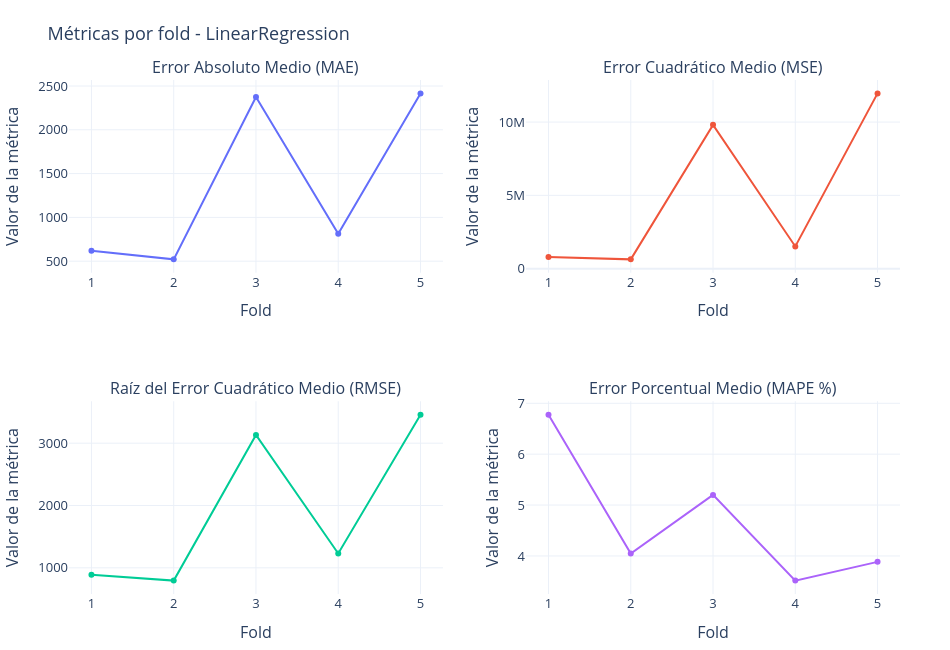
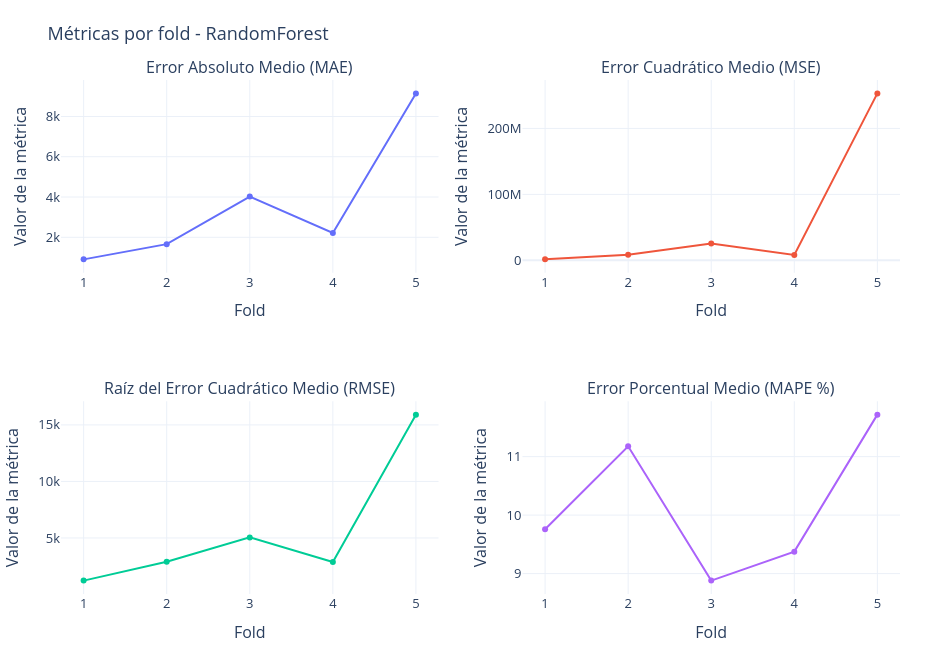
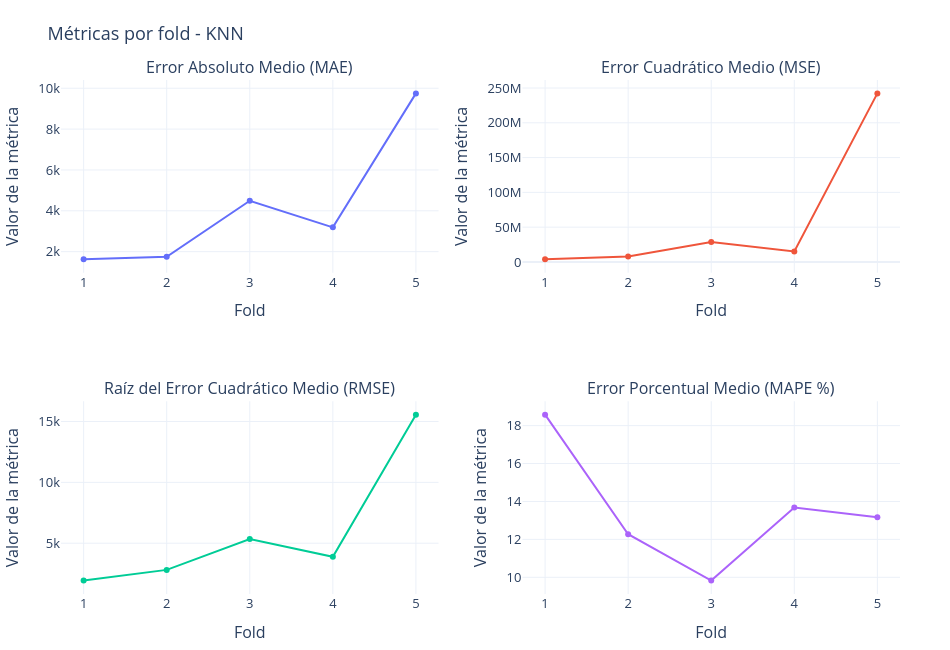

The notebook cell these images were saved under, in order:
### Code cell
# grafico de métricas por fold (por modelo)
for model_name, res in all_results.items():
    if res.empty:
        print(f"No hay resultados para {model_name}, se omite el gráfico.")
        continue

    metrics = ["val_mae", "val_mse", "val_rmse", "val_mape"]
    metric_titles = {
        "val_mae": "Error Absoluto Medio (MAE)",
        "val_mse": "Error Cuadrático Medio (MSE)",
        "val_rmse": "Raíz del Error Cuadrático Medio (RMSE)",
        "val_mape": "Error Porcentual Medio (MAPE %)"
    }

    fig = make_subplots(rows=2, cols=2, subplot_titles=[metric_titles[m] for m in metrics])

    for i, m in enumerate(metrics):
        row = i // 2 + 1
        col = i % 2 + 1
        fig.add_trace(
            go.Scatter(
                x=res["fold"],
                y=res[m],
                mode="lines+markers",
                name=m.upper(),
                line=dict(width=2),
                marker=dict(size=6)
            ),
            row=row, col=col
        )

    fig.update_layout(
        title=f"Métricas por fold - {model_name}",
        height=650,
        width=950,
        showlegend=False,
        template="plotly_white",
        font=dict(size=13),
        margin=dict(t=80, b=50, l=50, r=50)
    )

    fig.update_xaxes(title_text="Fold")
    fig.update_yaxes(title_text="Valor de la métrica")

    fig.show()

### Figure 1 — Plotly figure (JSON) as saved in the notebook; plotly's stock layout.template omitted (floating-point values rounded to 4 significant figures)
{"data": [{"line": {"width": 2}, "marker": {"size": 6}, "mode": "lines+markers", "name": "VAL_MAE", "type": "scatter", "x": [1, 2, 3, 4, 5], "xaxis": "x", "y": [620.4, 520.7, 2375.0, 812.9, 2416.0], "yaxis": "y"}, {"line": {"width": 2}, "marker": {"size": 6}, "mode": "lines+markers", "name": "VAL_MSE", "type": "scatter", "x": [1, 2, 3, 4, 5], "xaxis": "x2", "y": [790500.0, 632200.0, 9809000.0, 1514000.0, 11960000.0], "yaxis": "y2"}, {"line": {"width": 2}, "marker": {"size": 6}, "mode": "lines+markers", "name": "VAL_RMSE", "type": "scatter", "x": [1, 2, 3, 4, 5], "xaxis": "x3", "y": [889.1, 795.1, 3132.0, 1231.0, 3458.0], "yaxis": "y3"}, {"line": {"width": 2}, "marker": {"size": 6}, "mode": "lines+markers", "name": "VAL_MAPE", "type": "scatter", "x": [1, 2, 3, 4, 5], "xaxis": "x4", "y": [6.777, 4.046, 5.2, 3.515, 3.884], "yaxis": "y4"}], "layout": {"annotations": [{"font": {"size": 16}, "showarrow": false, "text": "Error Absoluto Medio (MAE)", "x": 0.225, "xanchor": "center", "xref": "paper", "y": 1, "yanchor": "bottom", "yref": "paper"}, {"font": {"size": 16}, "showarrow": false, "text": "Error Cuadrático Medio (MSE)", "x": 0.775, "xanchor": "center", "xref": "paper", "y": 1, "yanchor": "bottom", "yref": "paper"}, {"font": {"size": 16}, "showarrow": false, "text": "Raíz del Error Cuadrático Medio (RMSE)", "x": 0.225, "xanchor": "center", "xref": "paper", "y": 0.375, "yanchor": "bottom", "yref": "paper"}, {"font": {"size": 16}, "showarrow": false, "text": "Error Porcentual Medio (MAPE %)", "x": 0.775, "xanchor": "center", "xref": "paper", "y": 0.375, "yanchor": "bottom", "yref": "paper"}], "font": {"size": 13}, "height": 650, "margin": {"b": 50, "l": 50, "r": 50, "t": 80}, "showlegend": false, "title": {"text": "Métricas por fold - LinearRegression"}, "width": 950, "xaxis": {"anchor": "y", "domain": [0, 0.45], "title": {"text": "Fold"}}, "xaxis2": {"anchor": "y2", "domain": [0.55, 1], "title": {"text": "Fold"}}, "xaxis3": {"anchor": "y3", "domain": [0, 0.45], "title": {"text": "Fold"}}, "xaxis4": {"anchor": "y4", "domain": [0.55, 1], "title": {"text": "Fold"}}, "yaxis": {"anchor": "x", "domain": [0.625, 1], "title": {"text": "Valor de la métrica"}}, "yaxis2": {"anchor": "x2", "domain": [0.625, 1], "title": {"text": "Valor de la métrica"}}, "yaxis3": {"anchor": "x3", "domain": [0, 0.375], "title": {"text": "Valor de la métrica"}}, "yaxis4": {"anchor": "x4", "domain": [0, 0.375], "title": {"text": "Valor de la métrica"}}}}

### Figure 2 — Plotly figure (JSON) as saved in the notebook; plotly's stock layout.template omitted (floating-point values rounded to 4 significant figures)
{"data": [{"line": {"width": 2}, "marker": {"size": 6}, "mode": "lines+markers", "name": "VAL_MAE", "type": "scatter", "x": [1, 2, 3, 4, 5], "xaxis": "x", "y": [902.7, 1659.0, 4021.0, 2212.0, 9146.0], "yaxis": "y"}, {"line": {"width": 2}, "marker": {"size": 6}, "mode": "lines+markers", "name": "VAL_MSE", "type": "scatter", "x": [1, 2, 3, 4, 5], "xaxis": "x2", "y": [1499000.0, 8341000.0, 25470000.0, 8218000.0, 253100000.0], "yaxis": "y2"}, {"line": {"width": 2}, "marker": {"size": 6}, "mode": "lines+markers", "name": "VAL_RMSE", "type": "scatter", "x": [1, 2, 3, 4, 5], "xaxis": "x3", "y": [1224.0, 2888.0, 5047.0, 2867.0, 15910.0], "yaxis": "y3"}, {"line": {"width": 2}, "marker": {"size": 6}, "mode": "lines+markers", "name": "VAL_MAPE", "type": "scatter", "x": [1, 2, 3, 4, 5], "xaxis": "x4", "y": [9.758, 11.18, 8.88, 9.376, 11.72], "yaxis": "y4"}], "layout": {"annotations": [{"font": {"size": 16}, "showarrow": false, "text": "Error Absoluto Medio (MAE)", "x": 0.225, "xanchor": "center", "xref": "paper", "y": 1, "yanchor": "bottom", "yref": "paper"}, {"font": {"size": 16}, "showarrow": false, "text": "Error Cuadrático Medio (MSE)", "x": 0.775, "xanchor": "center", "xref": "paper", "y": 1, "yanchor": "bottom", "yref": "paper"}, {"font": {"size": 16}, "showarrow": false, "text": "Raíz del Error Cuadrático Medio (RMSE)", "x": 0.225, "xanchor": "center", "xref": "paper", "y": 0.375, "yanchor": "bottom", "yref": "paper"}, {"font": {"size": 16}, "showarrow": false, "text": "Error Porcentual Medio (MAPE %)", "x": 0.775, "xanchor": "center", "xref": "paper", "y": 0.375, "yanchor": "bottom", "yref": "paper"}], "font": {"size": 13}, "height": 650, "margin": {"b": 50, "l": 50, "r": 50, "t": 80}, "showlegend": false, "title": {"text": "Métricas por fold - RandomForest"}, "width": 950, "xaxis": {"anchor": "y", "domain": [0, 0.45], "title": {"text": "Fold"}}, "xaxis2": {"anchor": "y2", "domain": [0.55, 1], "title": {"text": "Fold"}}, "xaxis3": {"anchor": "y3", "domain": [0, 0.45], "title": {"text": "Fold"}}, "xaxis4": {"anchor": "y4", "domain": [0.55, 1], "title": {"text": "Fold"}}, "yaxis": {"anchor": "x", "domain": [0.625, 1], "title": {"text": "Valor de la métrica"}}, "yaxis2": {"anchor": "x2", "domain": [0.625, 1], "title": {"text": "Valor de la métrica"}}, "yaxis3": {"anchor": "x3", "domain": [0, 0.375], "title": {"text": "Valor de la métrica"}}, "yaxis4": {"anchor": "x4", "domain": [0, 0.375], "title": {"text": "Valor de la métrica"}}}}

### Figure 3 — Plotly figure (JSON) as saved in the notebook; plotly's stock layout.template omitted (floating-point values rounded to 4 significant figures)
{"data": [{"line": {"width": 2}, "marker": {"size": 6}, "mode": "lines+markers", "name": "VAL_MAE", "type": "scatter", "x": [1, 2, 3, 4, 5], "xaxis": "x", "y": [1623.0, 1748.0, 4492.0, 3192.0, 9748.0], "yaxis": "y"}, {"line": {"width": 2}, "marker": {"size": 6}, "mode": "lines+markers", "name": "VAL_MSE", "type": "scatter", "x": [1, 2, 3, 4, 5], "xaxis": "x2", "y": [3707000.0, 7882000.0, 28540000.0, 15090000.0, 242300000.0], "yaxis": "y2"}, {"line": {"width": 2}, "marker": {"size": 6}, "mode": "lines+markers", "name": "VAL_RMSE", "type": "scatter", "x": [1, 2, 3, 4, 5], "xaxis": "x3", "y": [1925.0, 2807.0, 5343.0, 3885.0, 15570.0], "yaxis": "y3"}, {"line": {"width": 2}, "marker": {"size": 6}, "mode": "lines+markers", "name": "VAL_MAPE", "type": "scatter", "x": [1, 2, 3, 4, 5], "xaxis": "x4", "y": [18.58, 12.27, 9.825, 13.68, 13.16], "yaxis": "y4"}], "layout": {"annotations": [{"font": {"size": 16}, "showarrow": false, "text": "Error Absoluto Medio (MAE)", "x": 0.225, "xanchor": "center", "xref": "paper", "y": 1, "yanchor": "bottom", "yref": "paper"}, {"font": {"size": 16}, "showarrow": false, "text": "Error Cuadrático Medio (MSE)", "x": 0.775, "xanchor": "center", "xref": "paper", "y": 1, "yanchor": "bottom", "yref": "paper"}, {"font": {"size": 16}, "showarrow": false, "text": "Raíz del Error Cuadrático Medio (RMSE)", "x": 0.225, "xanchor": "center", "xref": "paper", "y": 0.375, "yanchor": "bottom", "yref": "paper"}, {"font": {"size": 16}, "showarrow": false, "text": "Error Porcentual Medio (MAPE %)", "x": 0.775, "xanchor": "center", "xref": "paper", "y": 0.375, "yanchor": "bottom", "yref": "paper"}], "font": {"size": 13}, "height": 650, "margin": {"b": 50, "l": 50, "r": 50, "t": 80}, "showlegend": false, "title": {"text": "Métricas por fold - KNN"}, "width": 950, "xaxis": {"anchor": "y", "domain": [0, 0.45], "title": {"text": "Fold"}}, "xaxis2": {"anchor": "y2", "domain": [0.55, 1], "title": {"text": "Fold"}}, "xaxis3": {"anchor": "y3", "domain": [0, 0.45], "title": {"text": "Fold"}}, "xaxis4": {"anchor": "y4", "domain": [0.55, 1], "title": {"text": "Fold"}}, "yaxis": {"anchor": "x", "domain": [0.625, 1], "title": {"text": "Valor de la métrica"}}, "yaxis2": {"anchor": "x2", "domain": [0.625, 1], "title": {"text": "Valor de la métrica"}}, "yaxis3": {"anchor": "x3", "domain": [0, 0.375], "title": {"text": "Valor de la métrica"}}, "yaxis4": {"anchor": "x4", "domain": [0, 0.375], "title": {"text": "Valor de la métrica"}}}}
